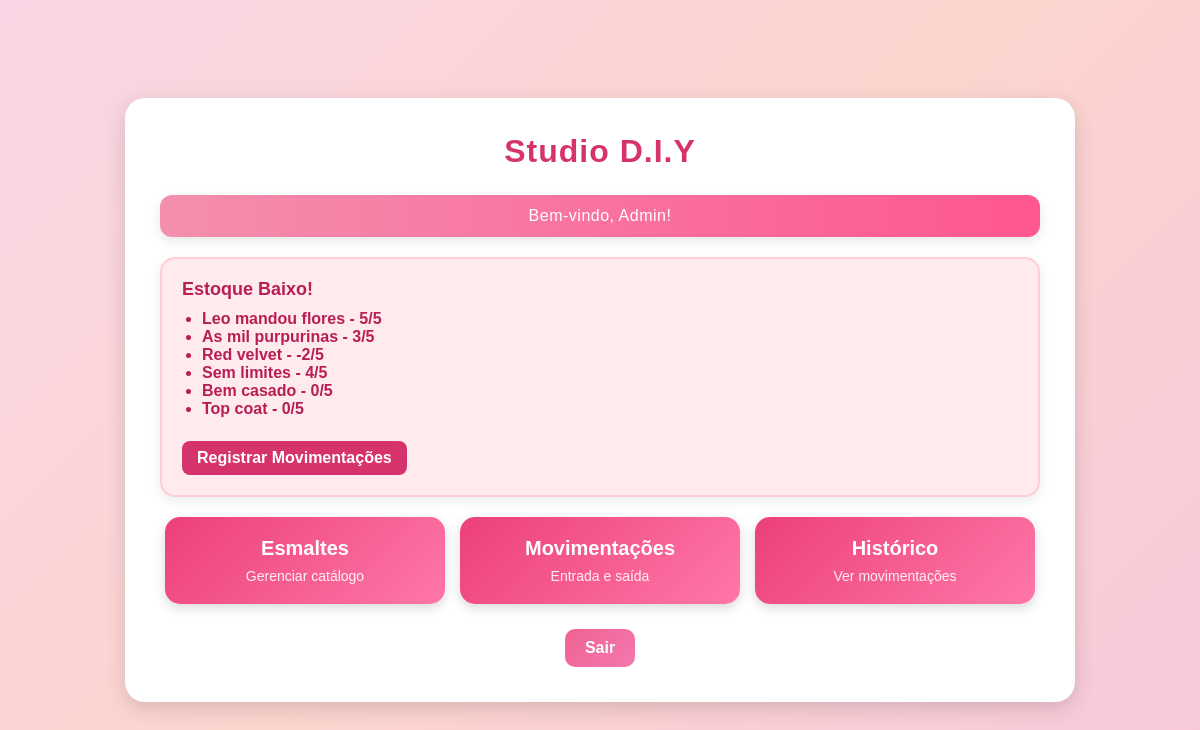
/index.php (signed in), run on the app's committed database.
### tables this page shows
CREATE TABLE esmaltes (
  id INT AUTO_INCREMENT PRIMARY KEY,
  nome VARCHAR(100) NOT NULL,
  cores TEXT NOT NULL,
  preco DECIMAL(8,2) NOT NULL,
  categorias ENUM('Cremoso', 'Metalico', 'Glitter', 'Perolado', 'fosco') NOT NULL,
  marcas VARCHAR(50) NOT NULL,
  estoque_minimo INT DEFAULT 5,
  ativo BOOLEAN DEFAULT TRUE
  );

### funcoes_estoque.php (called while the page is built, shortened)
<?php
function getEsmaltesEstoqueBaixo($conn) {
    $sql = "SELECT * FROM esmaltes WHERE ativo = 1";
    $resultado = $conn->query($sql);
    $esmaltes_estoque_baixo = array();
    while ($esmalte = $resultado->fetch_assoc()) {
        $esmalte_id = $esmalte['id'];
        $sql_entradas = "SELECT SUM(quantidade) as total FROM movimentacoes WHERE esmalte_id = $esmalte_id AND tipo = 'entrada'";
        $entradas = $conn->query($sql_entradas)->fetch_assoc();
        $total_entradas = $entradas['total'] ? $entradas['total'] : 0;
        $sql_saidas = "SELECT SUM(quantidade) as total FROM movimentacoes WHERE esmalte_id = $esmalte_id AND tipo = 'saida'";
        $saidas = $conn->query($sql_saidas)->fetch_assoc();
        $total_saidas = $saidas['total'] ? $saidas['total'] : 0;
        $estoque_atual = $total_entradas - $total_saidas;
        if ($estoque_atual <= $esmalte['estoque_minimo']) {
            $esmalte['estoque_atual'] = $estoque_atual;
            $esmaltes_estoque_baixo[] = $esmalte;
        }
    }
    return $esmaltes_estoque_baixo;
}
function gerarAlertaEstoque($conn) {
    $esmaltes_com_estoque_baixo = getEsmaltesEstoqueBaixo($conn);
    $quantidade_esmaltes = count($esmaltes_com_estoque_baixo);
    return array(
        'quantidade' => $quantidade_esmaltes,
        'esmaltes' => $esmaltes_com_estoque_baixo,
        'mensagem' => $quantidade_esmaltes . " esmalte(s) com estoque baixo!"
    );
}
?>

### index.php (the view, shortened to what this page needs)
<?php
include 'config.php';
include 'funcoes_estoque.php';
$alerta_estoque = gerarAlertaEstoque($conn);
?>
<!DOCTYPE html>
<html lang="pt-BR">
<head>
</head>
<body>
  <div class="container">
    <h1>Studio D.I.Y</h1>
    <div class="welcome">
      Bem-vindo, <?= htmlspecialchars($_SESSION['usuario']['nome']) ?>!
    </div>
<?php if ($alerta_estoque): ?>
  <div class="alert">
    <h3>Estoque Baixo!</h3>
    <ul>
      <?php foreach ($alerta_estoque['esmaltes'] as $esmalte): ?>
        <li><?= htmlspecialchars($esmalte['nome']) ?> - <?= $esmalte['estoque_atual'] ?>/<?= $esmalte['estoque_minimo'] ?></li>
      <?php endforeach; ?>
    </ul>
    <p><a href="movimentacoes.php">Registrar Movimentações</a></p>
  </div>
<?php endif; ?>
<div class="menu-grid">
  <a href="esmaltes.php" class="menu-item">
    <h3>Esmaltes</h3>
    <p>Gerenciar catálogo</p>
  </a>
  <a href="movimentacoes.php" class="menu-item">
    <h3>Movimentações</h3>
    <p>Entrada e saída</p>
  </a>
  <a href="historico.php" class="menu-item">
    <h3>Histórico</h3>
    <p>Ver movimentações</p>
  </a>
</div>
<div style="text-align: center; margin-top: 20px;">
  <a href="logout.php" class="btn">Sair</a>
</div>
  </div>
</body>
</html>

### index.php (style rules this page uses)
* { margin: 0; padding: 0; box-sizing: border-box; font-family: 'Poppins', sans-serif; }
body { background: linear-gradient(135deg, #f9d5e5, #fcd5ce, #f8c8dc); min-height: 100vh; display: flex; align-items: center; justify-content: center; padding: 20px; color: #444; }
.container { background: #fff; padding: 35px; border-radius: 20px; width: 100%; max-width: 950px; box-shadow: 0 6px 20px rgba(0, 0, 0, 0.15); animation: fadeIn 0.8s ease-in-out; }
.container h1 { text-align: center; margin-bottom: 25px; color: #d6336c; font-weight: 700; letter-spacing: 1px; }
.welcome { background: linear-gradient(90deg, #f48fadff, #fe5691ff); padding: 12px; margin-bottom: 20px; text-align: center; color: white; border-radius: 12px; font-weight: 500; letter-spacing: 0.5px; box-shadow: 0 4px 12px rgba(0,0,0,0.1); }
.alert { background: #ffebee; padding: 20px; margin-bottom: 20px; border: 2px solid #ffcdd2; border-radius: 15px; color: #b81e53; font-weight: 600; box-shadow: 0 4px 12px rgba(0,0,0,0.08); }
.alert h3 { margin-bottom: 10px; font-size: 18px; }
.alert ul { margin: 10px 0 15px 20px; }
.alert a { display: inline-block; margin-top: 8px; padding: 8px 15px; background: #d6336c; color: #fff; border-radius: 8px; text-decoration: none; transition: 0.3s; }
.menu-grid { display: flex; flex-wrap: wrap; gap: 15px; margin-bottom: 25px; justify-content: center; }
.menu-item { flex: 1; min-width: 220px; max-width: 280px; background: linear-gradient(135deg, #ec4079ff, #ff77a9ff); padding: 20px; border-radius: 15px; color: #fff; text-decoration: none; text-align: center; transition: 0.3s ease; box-shadow: 0 4px 12px rgba(0,0,0,0.15); }
.menu-item h3 { margin-bottom: 8px; font-size: 20px; font-weight: bold; }
.menu-item p { font-size: 14px; opacity: 0.9; }
.btn { padding: 10px 20px; background: linear-gradient(135deg, #f06292, #f378afff); color: #fff; border-radius: 10px; text-decoration: none; font-weight: bold; transition: 0.3s ease; display: inline-block; }

### data on the page
esmaltes: nome "Leo mandou flores", estoque_minimo "5"
esmaltes: nome "As mil purpurinas", estoque_atual "3", estoque_minimo "5"
esmaltes: nome "Red velvet", estoque_atual "-2", estoque_minimo "5"
esmaltes: nome "Sem limites", id "4", estoque_minimo "5"
esmaltes: nome "Bem casado", estoque_atual "0", estoque_minimo "5"
esmaltes: nome "Top coat", estoque_atual "0", estoque_minimo "5"

### other printed values
$_SESSION['usuario']['nome'] "Admin"
